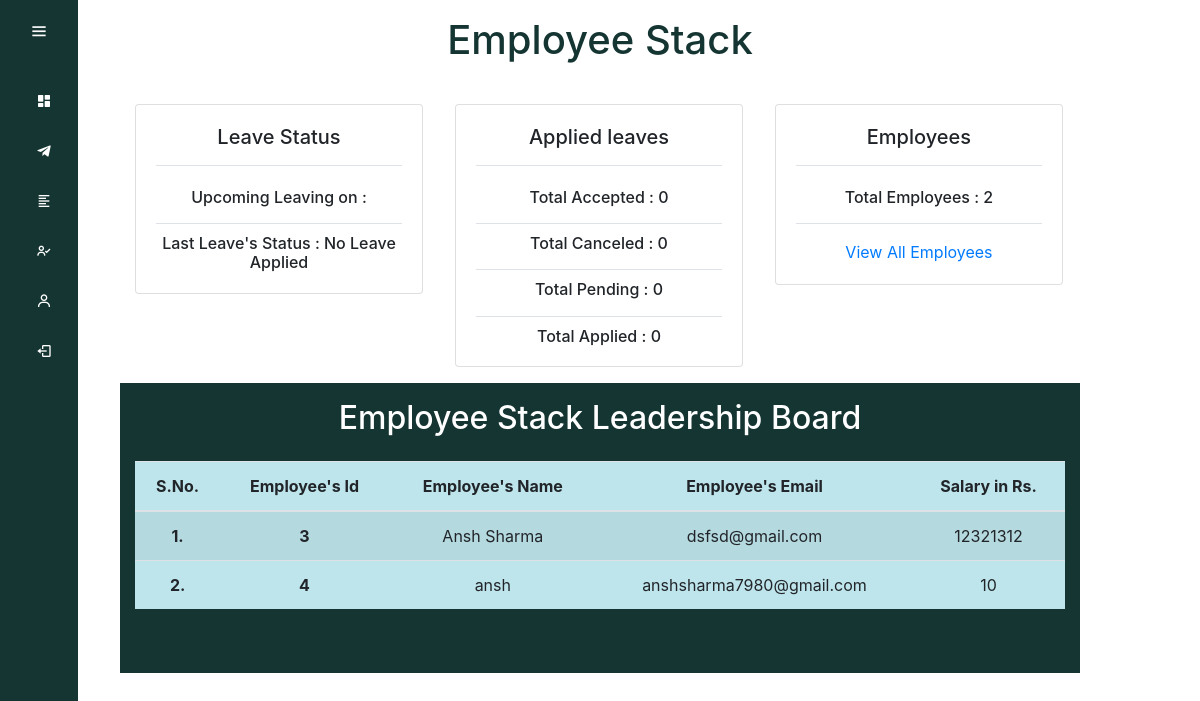
The page /employee/employeedashboard.php?login-sucess (signed in) on the database its author committed.
### tables this page shows
CREATE TABLE `employee` (
  `id` int(15) NOT NULL,
  `name` varchar(255) NOT NULL,
  `email` varchar(255) NOT NULL,
  `gender` varchar(10) NOT NULL,
  `dob` varchar(255) NOT NULL,
  `password` varchar(75) NOT NULL,
  `salary` int(15) NOT NULL,
  `dp` varchar(255) NOT NULL
);

### employee/employeedashboard.php (the view, shortened to what this page needs)
<!DOCTYPE html>
<html lang="en">
<head>
    <link rel="stylesheet" href="../css/index.css">
    <link href='https://unpkg.com/boxicons@2.1.1/css/boxicons.min.css' rel='stylesheet'>
    <link rel="stylesheet" href="https://cdn.jsdelivr.net/npm/bootstrap@4.0.0/dist/css/bootstrap.min.css"
>
    <link href='https://unpkg.com/boxicons@2.1.1/css/boxicons.min.css' rel='stylesheet'>
</head>
<body class="">
<?php
        require_once "../connection.php";
        $i = 1;
        $total_accepted = $total_pending = $total_canceled = $total_applied = 0;
        $leave = "SELECT * FROM emp_leave WHERE email = '$_SESSION[email_emp]' ";
        $result = mysqli_query($conn , $leave);
        if( mysqli_num_rows($result) > 0 ){
            $total_applied = mysqli_num_rows($result);
            while( $leave_info = mysqli_fetch_assoc($result) ){
                $status = $leave_info["status"];
                if( $status == "pending" ){
                    $total_pending += 1;
                }elseif( $status == "Accepted" ){
                    $total_accepted += 1;
                }elseif( $status = "Canceled"){
                    $total_canceled += 1;
                }
            }
        }else{
            $total_accepted = $total_pending = $total_canceled = $total_applied = 0;
        }
        $last_leave_status = "No leave applied";
        $upcoming_leave_status = "";
        $select_emp = "SELECT * FROM employee";
        $total_emp = mysqli_query($conn , $select_emp);
        $sql_highest_salary =  "SELECT * FROM employee ORDER BY salary DESC";
        $emp_ = mysqli_query($conn , $sql_highest_salary);
?>
    <div class="sidebar">
        <div class="logo_content">
            <i class="bx bx-menu" id="btn"></i>
        </div>
        <ul class="nav_list">
            <li>
                <a href="employeedashboard.php">
                    <i class='bx bxs-dashboard'></i>
                </a>
            </li>
            <li>
                <a href="applyleave.php">
                    <i class='bx bxl-telegram'></i>
                </a>
            </li>
            <li>
                <a href="leavestatus.php">
                    <i class='bx bx-align-left'></i>
                </a>
            </li>
            <li>
                <a href="employees.php">
                    <i class='bx bx-user-check'></i>
                </a>
            </li>
            <li>
                <a href="profile.php">
                    <i class='bx bx-user'></i>
                </a>
            </li>
            <li>
                <a href="logout.php">
                    <i class='bx bx-log-out'></i>
                </a>
            </li>
        </ul>
    </div>
    <h1 class="text-center p-3">Employee Stack</h1>
    <div class="container text-center py-3">
        <div class="row">
            <div class="col-lg-4 col-md-6 col-sm-12 col-12">
                <div class="card" style="width: 18rem;">
                    <div class="card-body">
                      <h5 class="card-title border-bottom pb-3">Leave Status</h5>
                      <h6 class="card-subtitle border-bottom py-3">Upcoming Leaving on : <?php echo  $upcoming_leave_status ; ?></h6>
                      <h6 class="card-subtitle pt-3">Last Leave's Status : <?php echo ucwords($last_leave_status) ;  ?></h6>
                    </div>
                </div>
            </div>
            <div class="col-lg-4 col-md-6 col-sm-12 col-12">
                <div class="card" style="width: 18rem;">
                    <div class="card-body">
                      <h5 class="card-title border-bottom pb-3">Applied leaves</h5>
                      <h6 class="card-subtitle border-bottom py-3">Total Accepted : <?php echo $total_accepted;  ?></h6>
                      <h6 class="card-subtitle border-bottom py-3">Total Canceled : <?php echo $total_canceled; ?></h6>
                      <h6 class="card-subtitle border-bottom py-3">Total Pending : <?php echo $total_pending; ?></h6>
                      <h6 class="card-subtitle pt-3 ">Total Applied : <?php echo $total_applied; ?></h6>
                    </div>
                </div>
            </div>
            <div class="col-lg-4 col-md-6 col-sm-12 col-12">
                <div class="card" style="width: 18rem;">
                    <div class="card-body">
                      <h5 class="card-title border-bottom pb-3">Employees</h5>
                      <h6 class="card-subtitle border-bottom py-3 mb-3">Total Employees : <?php echo mysqli_num_rows($total_emp); ?></h6>
                      <a href="employees.php" class="card-link text-primary" style="background-color: transparent;">View All Employees</a>
                    </div>
                </div>
            </div>
        </div>
    </div>
    <div class="container text-center pb-5" style="background-color: #143532;">
        <h2 class="text-white py-3">Employee Stack Leadership Board</h2>
        <table class="table table-striped table-info">
            <thead>
              <tr>
                <th scope="col">S.No.</th>
                <th scope="col">Employee's Id</th>
                <th scope="col">Employee's Name	</th>
                <th scope="col">Employee's Email</th>
                <th scope="col">Salary in Rs.</th>
              </tr>
            </thead>
            <tbody>
              <?php while( $emp_info = mysqli_fetch_assoc($emp_) ){
                    $emp_id = $emp_info["id"];
                    $emp_name = $emp_info["name"];
                    $emp_email = $emp_info["email"];
                    $emp_salary = $emp_info["salary"];
                ?>
            <tr>
            <th ><?php echo "$i. "; ?></th>
            <th ><?php echo $emp_id; ?></th>
            <td><?php echo $emp_name; ?></td>
            <td><?php echo $emp_email; ?></td>
            <td><?php echo $emp_salary; ?></td>
            </tr>
          <?php
          $i++;
                }
            ?>
            </tbody>
          </table>
    </div>
</body>
</html>

### css/index.css (style rules this page uses)
* { margin: 0; padding: 0; box-sizing: border-box; }
.container { width: 80% !important; }
h1,h2 { color: #143532 !important; }
body { position: relative; min-height: 100vh; width: 100%; }
.sidebar { position: fixed; top: 0; left: 0; height: 100%; width: 78px; background: #143532; padding: 6px 14px; transition: all 0.5s ease; z-index: 1; }
.sidebar #btn { position: absolute; color: white; left: 50%; top: 6px; font-size: 20px; height: 50px; width: 50px; text-align: center; line-height: 50px; transform: translateX(-50%); }
.sidebar ul { margin-top: 20px; }
.sidebar ul li { list-style: none; position: relative; height: 50px; width: 100%; margin: 0px 5px; line-height: 50px; }
.sidebar ul li a { color: white; display: flex; align-items: center; text-decoration: none; transition: all 0.4s ease; border-radius: 12px; white-space: nowrap; }
.sidebar ul li i { height: 50px; min-width: 50px; border-radius: 12px; line-height: 50px; text-align: center; }
.card-body a { background-color: #143532; color: white; padding: 2px; }

### rows shown on the page
employee: id "3", name "Ansh Sharma", email "dsfsd@gmail.com", salary "12321312"
employee: id "4", name "ansh", email "anshsharma7980@gmail.com", salary "10"

### other values the page prints
$last_leave_status "No Leave Applied"
$total_accepted "0"
$total_canceled "0"
$total_pending "0"
$total_applied "0"
mysqli_num_rows($total_emp) "2"
